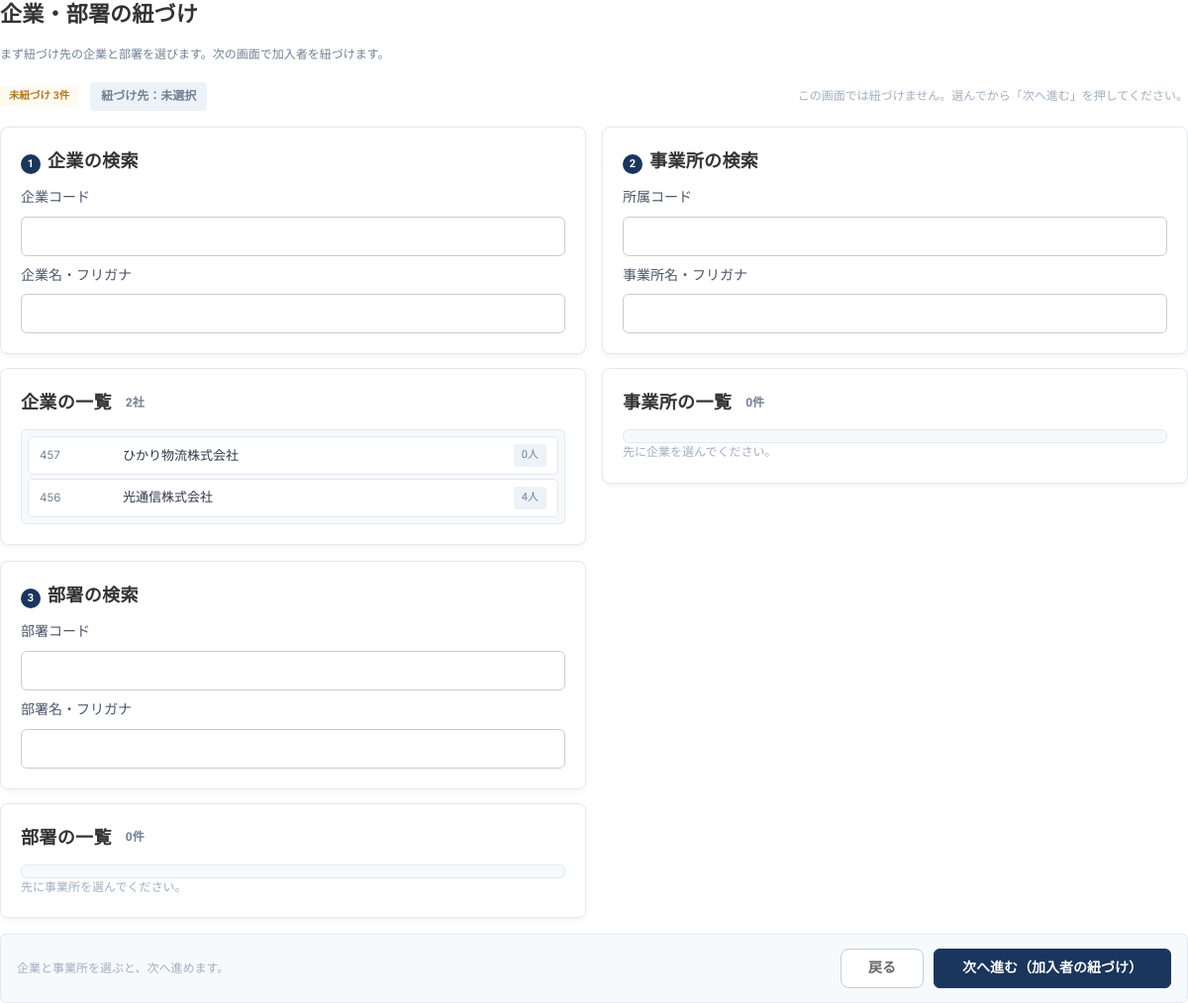
The page /members/link (signed in) on the database its author committed.
### tables this page shows
CREATE TABLE company (
  id         INTEGER PRIMARY KEY AUTOINCREMENT,
  kenpo_id   INTEGER NOT NULL REFERENCES kenpo(id),
  ext_code   TEXT,                    -- 事業所（企業）コード（健保が管理する番号）。取込の照合キー
  code       TEXT NOT NULL,           -- 当社内部コード。健保名＋企業名から自動生成
  name       TEXT NOT NULL,
  kana       TEXT,
  cert_mark  TEXT,                    -- 被保険者証記号
  zip        TEXT,                    -- 郵便番号
  tel        TEXT,
  address    TEXT,
  email      TEXT,                    -- 担当メールアドレス
  created_at TEXT NOT NULL DEFAULT (datetime('now','localtime')),
  updated_at TEXT,
  UNIQUE (kenpo_id, code),
  UNIQUE (kenpo_id, ext_code),
  UNIQUE (kenpo_id, name)
);

### app.py (the view)
@app.route("/members/link")
@login_required
def members_link_page():
    db, acc = get_db(), current_account()
    where, params = member_where(acc)
    n_unlinked = db.execute("SELECT COUNT(*) c FROM member m WHERE " + where
                            + " AND m.company_id IS NULL", params).fetchone()["c"]
    comps, offs = scoped_companies(acc), scoped_offices(acc)
    depts = scoped_departments(acc)
    counts = {r["company_id"]: r["c"] for r in db.execute(
        "SELECT company_id, COUNT(*) c FROM member GROUP BY company_id")}
    ocounts = {r["office_id"]: r["c"] for r in db.execute(
        "SELECT office_id, COUNT(*) c FROM member GROUP BY office_id")}
    dcounts = {r["dept_id"]: r["c"] for r in db.execute(
        "SELECT dept_id, COUNT(*) c FROM member GROUP BY dept_id")}
    auto_ok, auto_ng = auto_link_candidates(acc)
    return render_template("members_link.html", comps=comps, offs=offs, depts=depts,
                           counts=counts, ocounts=ocounts, dcounts=dcounts,
                           n_unlinked=n_unlinked, n_auto=len(auto_ok), n_auto_ng=len(auto_ng))

### app.py (called while the page is built, shortened)
def feature_na(key, role_key):
    return role_key in FEATURE_NA_ROLES.get(key, ())

def get_db():
    if "db" not in g:
        g.db = sqlite3.connect(DB_PATH)
        g.db.row_factory = sqlite3.Row
        g.db.execute("PRAGMA foreign_keys = ON")
    return g.db

def asset_ver(name="app.css"):
    try:
        return str(int(os.path.getmtime(os.path.join(BASE_DIR, "static", name))))
    except OSError:
        return "0"

@app.context_processor
def inject_asset_ver():
    return {"ASSET_V": asset_ver()}

def real_account():
    aid = session.get("account_id")
    if not aid:
        return None
    if "real_acc" not in g:
        g.real_acc = get_db().execute(
            "SELECT * FROM account WHERE id=? AND status='active'", (aid,)).fetchone()
    return g.real_acc

def support_kenpo():
    kid = session.get("support_kenpo_id")
    if not kid:
        return None

def current_account():
    me = real_account()
    if not me:
        return None
    if "acc" not in g:
        kenpo = support_kenpo()
        if kenpo:
            acc = dict(me)
            acc.update(role="kenpo_user", view_scope="kenpo_all", kenpo_id=kenpo["id"],
                       company_id=None, is_primary=0, can_download=me["can_download"],
                       name=f"{me['name']}（サポート）", support=True,
                       support_kenpo=kenpo["name"])
            g.acc = acc
        else:
            g.acc = me
    return g.acc

def sub_role(acc):
    if not acc:
        return ""
    try:
        v = acc["sub_role"]
    except (KeyError, IndexError):
        return ""
    return (v or "") if v in SUB_ROLE_LABELS else ""

def is_doctor(acc=None):
    return sub_role(acc if acc is not None else current_account()) == "doctor"

def role_key(acc=None):
    acc = acc if acc is not None else current_account()
    if not acc:
        return ""
    s = sub_role(acc)
    return acc["role"] + ("/" + s if s else "")

def feature_overrides():
    if "features" not in g:
        try:
            g.features = {(r["role_key"], r["feature"]): bool(r["allowed"])
                          for r in get_db().execute(
                              "SELECT role_key, feature, allowed FROM role_feature")}
        except sqlite3.Error:
            g.features = {}
    return g.features

def login_required(fn):
    @wraps(fn)
    def wrapper(*a, **kw):
        if not current_account():
            return redirect(url_for("login", next=request.path))
        return fn(*a, **kw)
    return wrapper

### templates/members_link.html (shortened to what this page needs)
{% extends LAYOUT %}{% block body %}
<h1 class="page-title">企業・部署の紐づけ</h1>
<p class="page-lead">まず紐づけ先の企業と部署を選びます。次の画面で加入者を紐づけます。</p>
<div class="link-bar">
  <div class="link-bar-info">
    <span class="st st-invited">未紐づけ {{ '{:,}'.format(n_unlinked) }}件</span>
    <span class="dest-now" id="lk-place">紐づけ先：未選択</span>
  </div>
  <div class="actions">
    <span class="hint">この画面では紐づけません。選んでから「次へ進む」を押してください。</span>
  </div>
</div>
<div class="dest-cols three">
  <div class="dest-col">
    <div class="block">
      <h2><span class="step-no">1</span>企業の検索</h2>
      <div class="search-group"><label for="lk-ccode">企業コード</label>
        <input type="text" id="lk-ccode" autocomplete="off" style="width:100%"></div>
      <div class="search-group" style="margin-top:8px"><label for="lk-cname">企業名・フリガナ</label>
        <input type="text" id="lk-cname" autocomplete="off" style="width:100%"></div>
    </div>
    <div class="block">
      <div class="blk-head">
        <div class="blk-head-left">
          <h2>企業の一覧</h2>
          <span class="count"><span id="lk-cshown">{{ comps|length }}</span>社</span>
        </div>
      </div>
      {% if comps %}
      <div class="pick-rows" id="lk-comps">
        {% for c in comps %}
        <div class="pick-row" data-company="{{ c.id }}" data-name="{{ c.name }}"
             data-code="{{ c.ext_code or c.code }}" data-text="{{ c.name }} {{ c.kana or '' }}">
          <span class="pr-code">{{ c.ext_code or c.code }}</span>
          <span class="pr-name">{{ c.name }}</span>
          <span class="pr-count">{{ counts.get(c.id, 0) }}人</span>
        </div>
        {% endfor %}
      </div>
      {% else %}
      <div class="empty-box">操作できる企業がありません。</div>
      {% endif %}
    </div>
  </div>
  <div class="dest-col">
    <div class="block">
      <h2><span class="step-no">2</span>事業所の検索</h2>
      <div class="search-group"><label for="lk-ocode">所属コード</label>
        <input type="text" id="lk-ocode" autocomplete="off" style="width:100%"></div>
      <div class="search-group" style="margin-top:8px"><label for="lk-oname">事業所名・フリガナ</label>
        <input type="text" id="lk-oname" autocomplete="off" style="width:100%"></div>
    </div>
    <div class="block">
      <div class="blk-head">
        <div class="blk-head-left">
          <h2>事業所の一覧</h2>
          <span class="count"><span id="lk-oshown">0</span>件</span>
        </div>
      </div>
      <div class="pick-rows" id="lk-offs">
      </div>
      <p class="hint" id="lk-ohint">先に企業を選んでください。</p>
    </div>
  </div>
  <div class="dest-col">
    <div class="block">
      <h2><span class="step-no">3</span>部署の検索</h2>
      <div class="search-group"><label for="lk-dcode">部署コード</label>
        <input type="text" id="lk-dcode" autocomplete="off" style="width:100%"></div>
      <div class="search-group" style="margin-top:8px"><label for="lk-dname">部署名・フリガナ</label>
        <input type="text" id="lk-dname" autocomplete="off" style="width:100%"></div>
    </div>
    <div class="block">
      <div class="blk-head">
        <div class="blk-head-left">
          <h2>部署の一覧</h2>
          <span class="count"><span id="lk-dshown">0</span>件</span>
        </div>
      </div>
      <div class="pick-rows" id="lk-depts">
      </div>
      <p class="hint" id="lk-dhint">先に事業所を選んでください。</p>
    </div>
  </div>
</div>
<div class="link-foot">
  <div class="lf-info">
    <span class="hint" id="lk-foot-hint">企業と部署の両方を選ぶと、次へ進めます。</span>
  </div>
  <div class="actions">
    <a class="btn-back" href="{{ url_for('members') }}" style="text-decoration:none">戻る</a>
    <button type="button" class="btn-submit" id="lk-next" disabled onclick="lkNext()">
      次へ進む（加入者の紐づけ）</button>
  </div>
</div>
{% endblock %}

### templates/frag_base.html (style rules this page uses)
body { margin:0;background:transparent }

### rows shown on the page
company: ext_code "457", name "ひかり物流株式会社", get "0"
company: ext_code "456", name "光通信株式会社", get "4"

### other values the page prints
{{ '{:,}'.format(n_unlinked) }} "3"
{{ comps|length }} "2"
